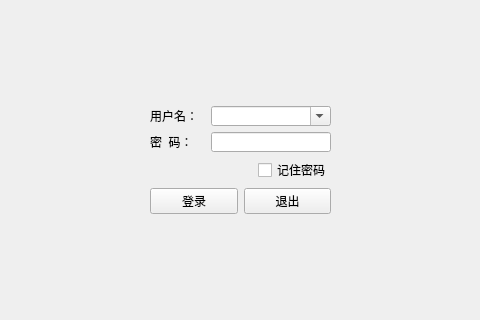
<?xml version="1.0" encoding="UTF-8"?>
<ui version="4.0">
 <class>Login</class>
 <widget class="QWidget" name="Login">
  <property name="geometry">
   <rect>
    <x>0</x>
    <y>0</y>
    <width>480</width>
    <height>320</height>
   </rect>
  </property>
  <property name="windowTitle">
   <string>Form</string>
  </property>
  <layout class="QGridLayout" name="gridLayout">
   <item row="0" column="1">
    <spacer name="verticalSpacer_2">
     <property name="orientation">
      <enum>Qt::Vertical</enum>
     </property>
     <property name="sizeHint" stdset="0">
      <size>
       <width>20</width>
       <height>86</height>
      </size>
     </property>
    </spacer>
   </item>
   <item row="1" column="0">
    <spacer name="horizontalSpacer_3">
     <property name="orientation">
      <enum>Qt::Horizontal</enum>
     </property>
     <property name="sizeHint" stdset="0">
      <size>
       <width>128</width>
       <height>20</height>
      </size>
     </property>
    </spacer>
   </item>
   <item row="1" column="1">
    <layout class="QVBoxLayout" name="verticalLayout_2">
     <item>
      <layout class="QVBoxLayout" name="verticalLayout">
       <item>
        <layout class="QHBoxLayout" name="horizontalLayout">
         <item>
          <widget class="QLabel" name="userNameLabel">
           <property name="text">
            <string>用户名：</string>
           </property>
          </widget>
         </item>
         <item>
          <widget class="QComboBox" name="userNameComboBox">
           <property name="minimumSize">
            <size>
             <width>120</width>
             <height>20</height>
            </size>
           </property>
           <property name="maximumSize">
            <size>
             <width>120</width>
             <height>20</height>
            </size>
           </property>
           <property name="editable">
            <bool>true</bool>
           </property>
          </widget>
         </item>
        </layout>
       </item>
       <item>
        <layout class="QHBoxLayout" name="horizontalLayout_2">
         <item>
          <widget class="QLabel" name="userPassLabel">
           <property name="text">
            <string>密  码：</string>
           </property>
          </widget>
         </item>
         <item>
          <widget class="QLineEdit" name="userPassLineEdit">
           <property name="minimumSize">
            <size>
             <width>60</width>
             <height>20</height>
            </size>
           </property>
           <property name="maximumSize">
            <size>
             <width>120</width>
             <height>20</height>
            </size>
           </property>
           <property name="echoMode">
            <enum>QLineEdit::Password</enum>
           </property>
          </widget>
         </item>
        </layout>
       </item>
      </layout>
     </item>
     <item>
      <layout class="QHBoxLayout" name="horizontalLayout_3">
       <item>
        <spacer name="horizontalSpacer">
         <property name="orientation">
          <enum>Qt::Horizontal</enum>
         </property>
         <property name="sizeHint" stdset="0">
          <size>
           <width>108</width>
           <height>20</height>
          </size>
         </property>
        </spacer>
       </item>
       <item>
        <widget class="QCheckBox" name="RememberCheckBox">
         <property name="text">
          <string>记住密码</string>
         </property>
        </widget>
       </item>
      </layout>
     </item>
     <item>
      <layout class="QHBoxLayout" name="horizontalLayout_4">
       <item>
        <widget class="QPushButton" name="LoginPushButton">
         <property name="text">
          <string>登录</string>
         </property>
        </widget>
       </item>
       <item>
        <widget class="QPushButton" name="exitPushButton">
         <property name="text">
          <string>退出</string>
         </property>
        </widget>
       </item>
      </layout>
     </item>
    </layout>
   </item>
   <item row="1" column="2">
    <spacer name="horizontalSpacer_2">
     <property name="orientation">
      <enum>Qt::Horizontal</enum>
     </property>
     <property name="sizeHint" stdset="0">
      <size>
       <width>127</width>
       <height>20</height>
      </size>
     </property>
    </spacer>
   </item>
   <item row="2" column="1">
    <spacer name="verticalSpacer">
     <property name="orientation">
      <enum>Qt::Vertical</enum>
     </property>
     <property name="sizeHint" stdset="0">
      <size>
       <width>20</width>
       <height>85</height>
      </size>
     </property>
    </spacer>
   </item>
  </layout>
 </widget>
 <tabstops>
  <tabstop>userNameComboBox</tabstop>
  <tabstop>userPassLineEdit</tabstop>
  <tabstop>LoginPushButton</tabstop>
  <tabstop>RememberCheckBox</tabstop>
 </tabstops>
 <resources/>
 <connections>
  <connection>
   <sender>userNameComboBox</sender>
   <signal>editTextChanged(QString)</signal>
   <receiver>userPassLineEdit</receiver>
   <slot>clear()</slot>
   <hints>
    <hint type="sourcelabel">
     <x>186</x>
     <y>122</y>
    </hint>
    <hint type="destinationlabel">
     <x>276</x>
     <y>153</y>
    </hint>
   </hints>
  </connection>
 </connections>
</ui>
